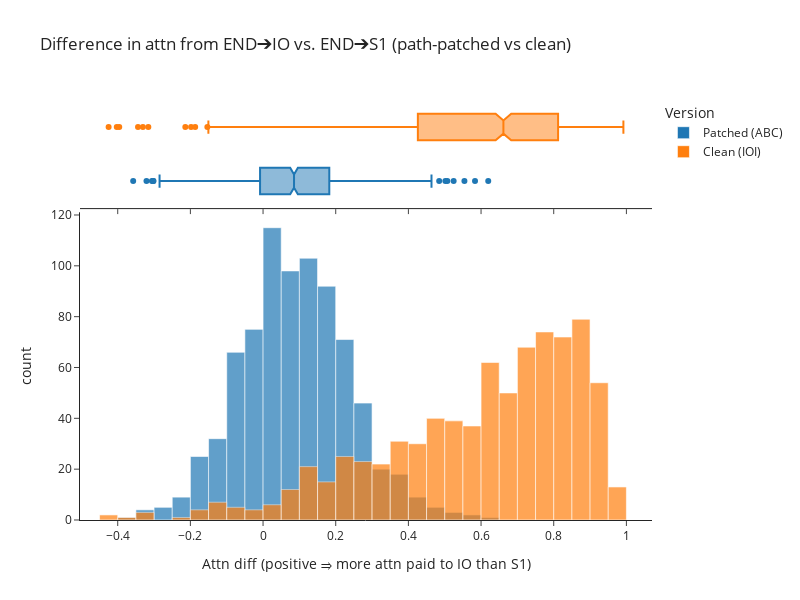

Source (notebook cell):
### Code cell
results_patched, results_clean = get_nnmh_patching_patterns(neg_nmh = (10, 7))

hist(
    [results_patched, results_clean],
    labels={"variable": "Version", "value": "Attn diff (positive ⇒ more attn paid to IO than S1)"},
    title="Difference in attn from END➔IO vs. END➔S1 (path-patched vs clean)",
    names=["Patched (ABC)", "Clean (IOI)"],
    width=800,
    height=600,
    opacity=0.7,
    marginal="box",
    template="simple_white"
)

### Figure 1 — Plotly figure (JSON) as saved in the notebook; plotly's stock layout.template omitted (floating-point values rounded to 4 significant figures; data arrays with more than 128 entries replaced by an {"elided": "..."} marker saying what was removed)
{"data": [{"alignmentgroup": "True", "bingroup": "x", "hovertemplate": "Version=wide_variable_0<br>Attn diff (positive ⇒ more attn paid to IO than S1)=%{x}<br>count=%{y}<extra></extra>", "legendgroup": "wide_variable_0", "marker": {"color": "#1F77B4", "opacity": 0.7, "pattern": {"shape": ""}}, "name": "Patched (ABC)", "offsetgroup": "wide_variable_0", "orientation": "v", "showlegend": true, "type": "histogram", "x": {"elided": "800 float values"}, "xaxis": "x", "yaxis": "y"}, {"alignmentgroup": "True", "hovertemplate": "Version=wide_variable_0<br>Attn diff (positive ⇒ more attn paid to IO than S1)=%{x}<extra></extra>", "legendgroup": "wide_variable_0", "marker": {"color": "#1F77B4"}, "name": "Patched (ABC)", "notched": true, "offsetgroup": "wide_variable_0", "showlegend": false, "type": "box", "x": {"elided": "800 float values"}, "xaxis": "x2", "yaxis": "y2"}, {"alignmentgroup": "True", "bingroup": "x", "hovertemplate": "Version=wide_variable_1<br>Attn diff (positive ⇒ more attn paid to IO than S1)=%{x}<br>count=%{y}<extra></extra>", "legendgroup": "wide_variable_1", "marker": {"color": "#FF7F0E", "opacity": 0.7, "pattern": {"shape": ""}}, "name": "Clean (IOI)", "offsetgroup": "wide_variable_1", "orientation": "v", "showlegend": true, "type": "histogram", "x": {"elided": "800 float values"}, "xaxis": "x", "yaxis": "y"}, {"alignmentgroup": "True", "hovertemplate": "Version=wide_variable_1<br>Attn diff (positive ⇒ more attn paid to IO than S1)=%{x}<extra></extra>", "legendgroup": "wide_variable_1", "marker": {"color": "#FF7F0E"}, "name": "Clean (IOI)", "notched": true, "offsetgroup": "wide_variable_1", "showlegend": false, "type": "box", "x": {"elided": "800 float values"}, "xaxis": "x2", "yaxis": "y2"}], "layout": {"bargap": 0, "barmode": "overlay", "height": 600, "legend": {"title": {"text": "Version"}, "tracegroupgap": 0}, "title": {"text": "Difference in attn from END➔IO vs. END➔S1 (path-patched vs clean)"}, "width": 800, "xaxis": {"anchor": "y", "domain": [0, 1], "title": {"text": "Attn diff (positive ⇒ more attn paid to IO than S1)"}}, "xaxis2": {"anchor": "y2", "domain": [0, 1], "matches": "x", "showticklabels": false}, "yaxis": {"anchor": "x", "domain": [0, 0.7326], "title": {"text": "count"}}, "yaxis2": {"anchor": "x2", "domain": [0.7426, 1], "matches": "y2", "showline": false, "showticklabels": false, "ticks": ""}}}
